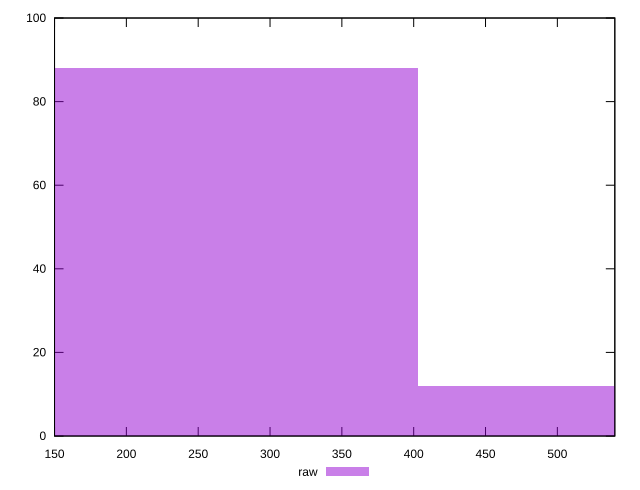

Write the gnuplot code that produced this figure.
reset

$raw <<EOF
268.5542537355941 88
537.1085074711882 12
EOF

set key outside below
set boxwidth 268.5542537355941
set xrange [150:540]
set yrange [0:100]
set trange [0:100]
set style fill transparent solid 0.5 noborder
set terminal svg size 640, 490 enhanced background rgb 'white'
set output "reports/report_00031_2021-02-24T23-18-18.084Z/uses-text-compression/samples/card/raw/histogram.svg"

plot $raw title "raw" with boxes

reset
